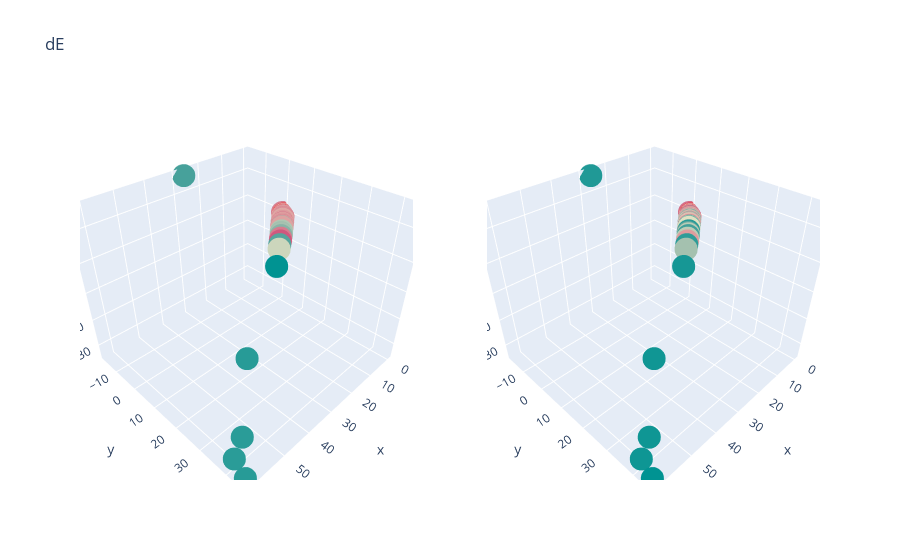

The cell this chart's notebook holds for it:
### Code cell
make_plot(r"C:/Users/logiusti/Lorenzo/PyWorkspace/scripts/Wrapper/data/filtered_dEnergy.pickle", 'dE')

### Figure 1 — Plotly figure (JSON) as saved in the notebook; plotly's stock layout.template omitted (floating-point values rounded to 4 significant figures; data arrays with more than 128 entries replaced by an {"elided": "..."} marker saying what was removed)
{"data": [{"hovertext": {"elided": "172 str values"}, "marker": {"color": {"elided": "172 float values"}, "colorscale": [[0, "rgb(0, 147, 146)"], [0.1667, "rgb(114, 170, 161)"], [0.3333, "rgb(177, 199, 179)"], [0.5, "rgb(241, 234, 200)"], [0.6667, "rgb(229, 185, 173)"], [0.8333, "rgb(217, 137, 148)"], [1, "rgb(208, 88, 126)"]]}, "mode": "markers", "name": "", "scene": "scene", "showlegend": false, "type": "scatter3d", "x": {"elided": "172 float values"}, "y": {"elided": "172 float values"}, "z": {"elided": "172 float values"}}, {"hovertext": ["EBS2C06_SLASH_BL1_77.06_67", "ESS328_SLASH_5E_73.17_86", "ESS329_SLASH_7E_74.38_102"], "marker": {"color": "rgb(255,0,0)"}, "mode": "markers", "name": "", "scene": "scene", "showlegend": false, "type": "scatter3d", "x": [0.6943, 0.1167, 0.3405], "y": [0.555, 0.09112, 0.2672], "z": [-0.4405, -0.08092, -0.2206]}, {"hoverlabel": {"bgcolor": ["rgb(0, 147, 146)", "rgb(114, 170, 161)", "rgb(177, 199, 179)", "rgb(241, 234, 200)", "rgb(229, 185, 173)", "rgb(217, 137, 148)", "rgb(208, 88, 126)"]}, "hovertext": {"elided": "172 str values"}, "marker": {"color": {"elided": "172 float values"}, "colorscale": [[0, "rgb(0, 147, 146)"], [0.1667, "rgb(114, 170, 161)"], [0.3333, "rgb(177, 199, 179)"], [0.5, "rgb(241, 234, 200)"], [0.6667, "rgb(229, 185, 173)"], [0.8333, "rgb(217, 137, 148)"], [1, "rgb(208, 88, 126)"]]}, "mode": "markers", "name": "", "scene": "scene2", "showlegend": false, "type": "scatter3d", "x": {"elided": "172 float values"}, "y": {"elided": "172 float values"}, "z": {"elided": "172 float values"}}, {"hovertext": ["EBS2C06_SLASH_BL1_0.7756230987181066", "ESS328_SLASH_5E_0.839166282300095", "ESS329_SLASH_7E_0.8920832708087528"], "marker": {"color": "rgb(255,0,0)"}, "mode": "markers", "name": "", "scene": "scene2", "showlegend": false, "type": "scatter3d", "x": [0.6943, 0.1167, 0.3405], "y": [0.555, 0.09112, 0.2672], "z": [-0.4405, -0.08092, -0.2206]}], "layout": {"scene": {"domain": {"x": [0, 0.45], "y": [0, 1]}}, "scene2": {"domain": {"x": [0.55, 1], "y": [0, 1]}}, "title": {"text": "dE"}}}
